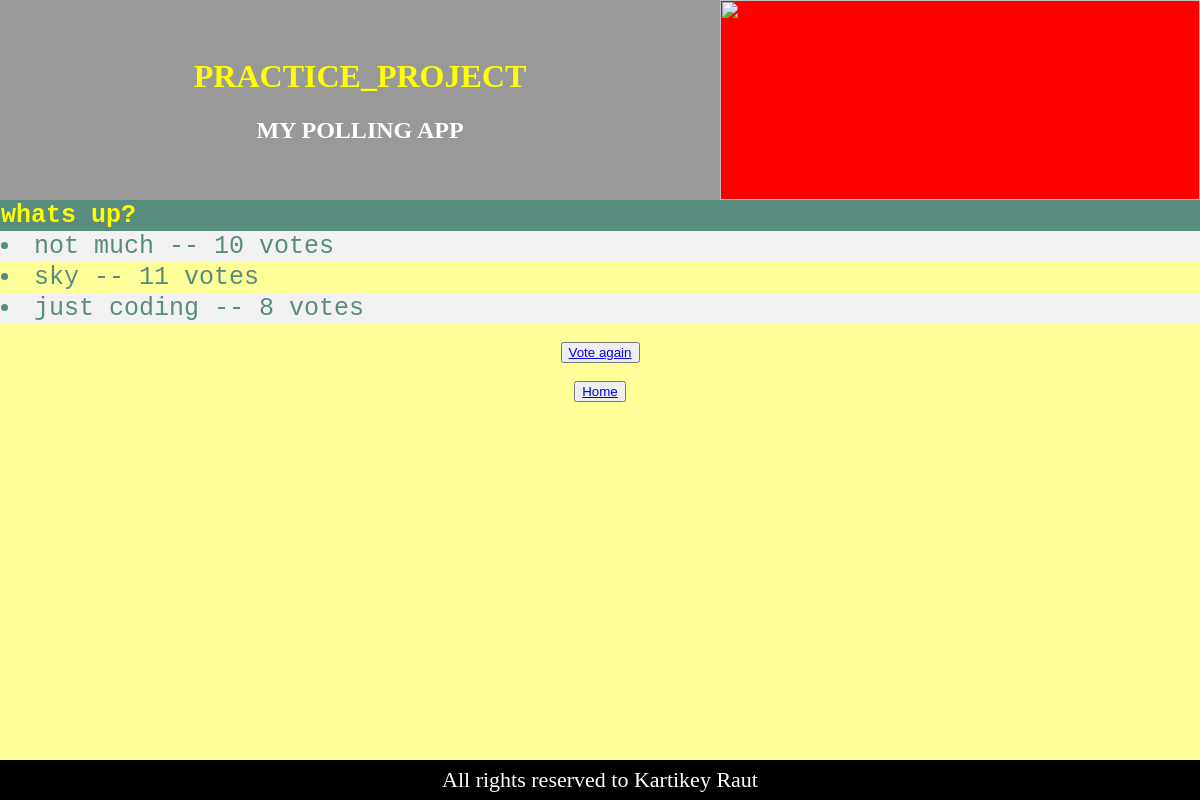
Page /polls/1/results/ on the committed database.
### polls/models.py (models this page shows, shortened)
class Question(models.Model):
    question_text = models.CharField(max_length=200)
    pub_date = models.DateTimeField('date published')#'date published' is an optional first argument to deginate a human redable name

class Choice(models.Model):
    question = models.ForeignKey(Question, on_delete=models.CASCADE)
    choice_text = models.CharField(max_length=200)
    votes = models.IntegerField(default=0)

### polls/views.py (the view)
# urls.py: path('<int:pk>/results/', views.ResultsView.as_view(), name='results'),
class ResultsView(generic.DetailView):
    model = Question
    template_name = 'polls/results.html'

### polls/templates/polls/results.html (shortened to what this page needs)
<html>
<head>
</head>
<body>
    <div id="main">
        <div id="header">
            <div id="title">
                <h1><br>PRACTICE_PROJECT</h1>
                <h2>MY POLLING APP</h2>
            </div>
            <div id="rightLogo">
                <img src="https://i.ytimg.com/vi/IHedPOvb9uE/maxresdefault.jpg"  />
            </div>
        </div>
        <table>
            <tr>
                <th>{{ question.question_text }}</th>
            </tr>
            {% for choice in question.choice_set.all %}
                <tr><td><li>{{ choice.choice_text }} -- {{ choice.votes }} vote{{ choice.votes|pluralize }}</li></td>
            {% endfor %}
        </table>
        <br>
        <button><a href="{% url 'polls:detail' question.id %}">Vote again</a></button>
        <br>
        <button><a href="/">Home</a></button>
        <div id="footer">
            All rights reserved to Kartikey Raut
        </div>
    </div>
</body>
</html>

### polls/templates/polls/results.html (style rules this page uses)
body { margin:0px; padding:0px; }
#main { width:100%; height:100%; background-color:#FF9; margin-left:auto; margin-right:auto; }
#header { height:200px; background-color:#F90; }
#leftLogo img,#rightLogo img { width:100%; height:100%; }
#title { width:60%; height:200px; background-color:#999; float:left; }
#title h1 { color:Yellow; text-align:center; }
#title h2 { text-align:center; color:white; }
#rightLogo { width:40%; height:200px; background-color:#F00; float:left; }
table { border-collapse: collapse; width: 100%; color: #588c7e; font-family: monospace; font-size: 25px; text-align: left; }
th { background-color: #588c7e; color: yellow; }
tr:nth-child(even) { background-color: #f2f2f2; }
button { display: block; margin:0 auto; }
#footer { position: fixed; height:40px; width:100%; background-color:black; color:white; text-align:center; font-size:22px; line-height:40px; bottom:0px; }

### rows in the picture
Question: question_text "whats up?"
Choice: choice_text "not much", votes "10"
Choice: choice_text "sky", votes "11"
Choice: choice_text "just coding", votes "8"
